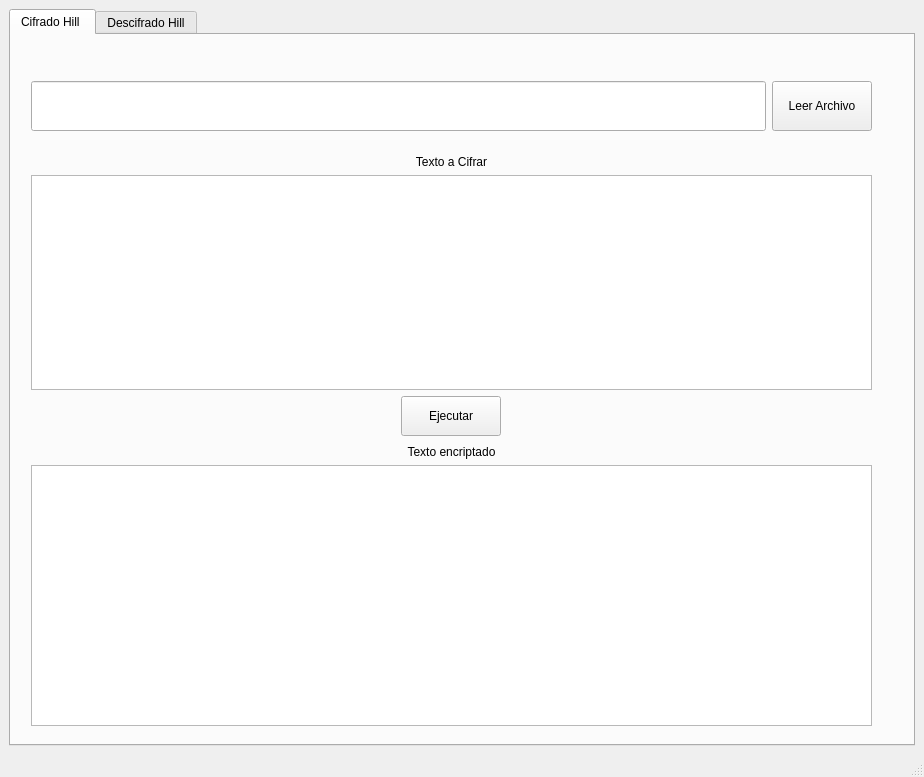
<?xml version="1.0" encoding="UTF-8"?>
<ui version="4.0">
 <class>MainWindow</class>
 <widget class="QMainWindow" name="MainWindow">
  <property name="geometry">
   <rect>
    <x>0</x>
    <y>0</y>
    <width>924</width>
    <height>777</height>
   </rect>
  </property>
  <property name="windowTitle">
   <string>Cifrado Hill Project</string>
  </property>
  <widget class="QWidget" name="centralwidget">
   <layout class="QGridLayout" name="gridLayout_2">
    <item row="0" column="0">
     <layout class="QVBoxLayout" name="verticalLayout_2">
      <item>
       <widget class="QTabWidget" name="tabWidget">
        <property name="currentIndex">
         <number>0</number>
        </property>
        <widget class="QWidget" name="tab">
         <attribute name="title">
          <string>Cifrado Hill </string>
         </attribute>
         <widget class="QWidget" name="layoutWidget">
          <property name="geometry">
           <rect>
            <x>20</x>
            <y>20</y>
            <width>841</width>
            <height>102</height>
           </rect>
          </property>
          <layout class="QHBoxLayout" name="horizontalLayout">
           <item>
            <widget class="QLineEdit" name="lineEdit">
             <property name="minimumSize">
              <size>
               <width>50</width>
               <height>50</height>
              </size>
             </property>
            </widget>
           </item>
           <item>
            <widget class="QPushButton" name="openEncrypterMatrix">
             <property name="sizePolicy">
              <sizepolicy hsizetype="Expanding" vsizetype="Fixed">
               <horstretch>0</horstretch>
               <verstretch>0</verstretch>
              </sizepolicy>
             </property>
             <property name="maximumSize">
              <size>
               <width>100</width>
               <height>50</height>
              </size>
             </property>
             <property name="text">
              <string>Leer Archivo</string>
             </property>
            </widget>
           </item>
          </layout>
         </widget>
         <widget class="QWidget" name="layoutWidget">
          <property name="geometry">
           <rect>
            <x>20</x>
            <y>120</y>
            <width>841</width>
            <height>281</height>
           </rect>
          </property>
          <layout class="QVBoxLayout" name="verticalLayout">
           <item>
            <widget class="QLabel" name="label">
             <property name="text">
              <string>Texto a Cifrar</string>
             </property>
             <property name="alignment">
              <set>Qt::AlignCenter</set>
             </property>
            </widget>
           </item>
           <item>
            <widget class="QPlainTextEdit" name="plainTextEdit_2"/>
           </item>
           <item alignment="Qt::AlignHCenter">
            <widget class="QPushButton" name="pushButton_2">
             <property name="minimumSize">
              <size>
               <width>100</width>
               <height>40</height>
              </size>
             </property>
             <property name="maximumSize">
              <size>
               <width>100</width>
               <height>100</height>
              </size>
             </property>
             <property name="text">
              <string>Ejecutar</string>
             </property>
            </widget>
           </item>
          </layout>
         </widget>
         <widget class="QWidget" name="layoutWidget_4">
          <property name="geometry">
           <rect>
            <x>20</x>
            <y>410</y>
            <width>841</width>
            <height>281</height>
           </rect>
          </property>
          <layout class="QVBoxLayout" name="verticalLayout_4">
           <item>
            <widget class="QLabel" name="label_3">
             <property name="text">
              <string>Texto encriptado</string>
             </property>
             <property name="alignment">
              <set>Qt::AlignCenter</set>
             </property>
            </widget>
           </item>
           <item>
            <widget class="QPlainTextEdit" name="plainTextEdit_4"/>
           </item>
          </layout>
         </widget>
        </widget>
        <widget class="QWidget" name="tab_2">
         <attribute name="title">
          <string>Descifrado Hill</string>
         </attribute>
         <widget class="QWidget" name="layoutWidget_2">
          <property name="geometry">
           <rect>
            <x>20</x>
            <y>20</y>
            <width>841</width>
            <height>102</height>
           </rect>
          </property>
          <layout class="QHBoxLayout" name="horizontalLayout_2">
           <item>
            <widget class="QLineEdit" name="lineEdit_2">
             <property name="minimumSize">
              <size>
               <width>50</width>
               <height>50</height>
              </size>
             </property>
            </widget>
           </item>
           <item>
            <widget class="QPushButton" name="pushButton_3">
             <property name="sizePolicy">
              <sizepolicy hsizetype="Expanding" vsizetype="Fixed">
               <horstretch>0</horstretch>
               <verstretch>0</verstretch>
              </sizepolicy>
             </property>
             <property name="maximumSize">
              <size>
               <width>100</width>
               <height>50</height>
              </size>
             </property>
             <property name="text">
              <string>Leer Archivo</string>
             </property>
            </widget>
           </item>
          </layout>
         </widget>
         <widget class="QWidget" name="layoutWidget_3">
          <property name="geometry">
           <rect>
            <x>20</x>
            <y>120</y>
            <width>841</width>
            <height>281</height>
           </rect>
          </property>
          <layout class="QVBoxLayout" name="verticalLayout_3">
           <item>
            <widget class="QLabel" name="label_2">
             <property name="text">
              <string>Texto a desencriptar</string>
             </property>
             <property name="alignment">
              <set>Qt::AlignCenter</set>
             </property>
            </widget>
           </item>
           <item>
            <widget class="QPlainTextEdit" name="plainTextEdit_3"/>
           </item>
           <item alignment="Qt::AlignHCenter">
            <widget class="QPushButton" name="pushButton_4">
             <property name="minimumSize">
              <size>
               <width>100</width>
               <height>40</height>
              </size>
             </property>
             <property name="maximumSize">
              <size>
               <width>100</width>
               <height>100</height>
              </size>
             </property>
             <property name="text">
              <string>Ejecutar</string>
             </property>
            </widget>
           </item>
          </layout>
         </widget>
         <widget class="QWidget" name="layoutWidget_5">
          <property name="geometry">
           <rect>
            <x>20</x>
            <y>410</y>
            <width>841</width>
            <height>281</height>
           </rect>
          </property>
          <layout class="QVBoxLayout" name="verticalLayout_5">
           <item>
            <widget class="QLabel" name="label_4">
             <property name="text">
              <string>Texto desencriptado</string>
             </property>
             <property name="alignment">
              <set>Qt::AlignCenter</set>
             </property>
            </widget>
           </item>
           <item>
            <widget class="QPlainTextEdit" name="plainTextEdit_5"/>
           </item>
          </layout>
         </widget>
        </widget>
       </widget>
      </item>
     </layout>
    </item>
   </layout>
  </widget>
  <widget class="QStatusBar" name="statusbar"/>
 </widget>
 <resources/>
 <connections/>
</ui>
